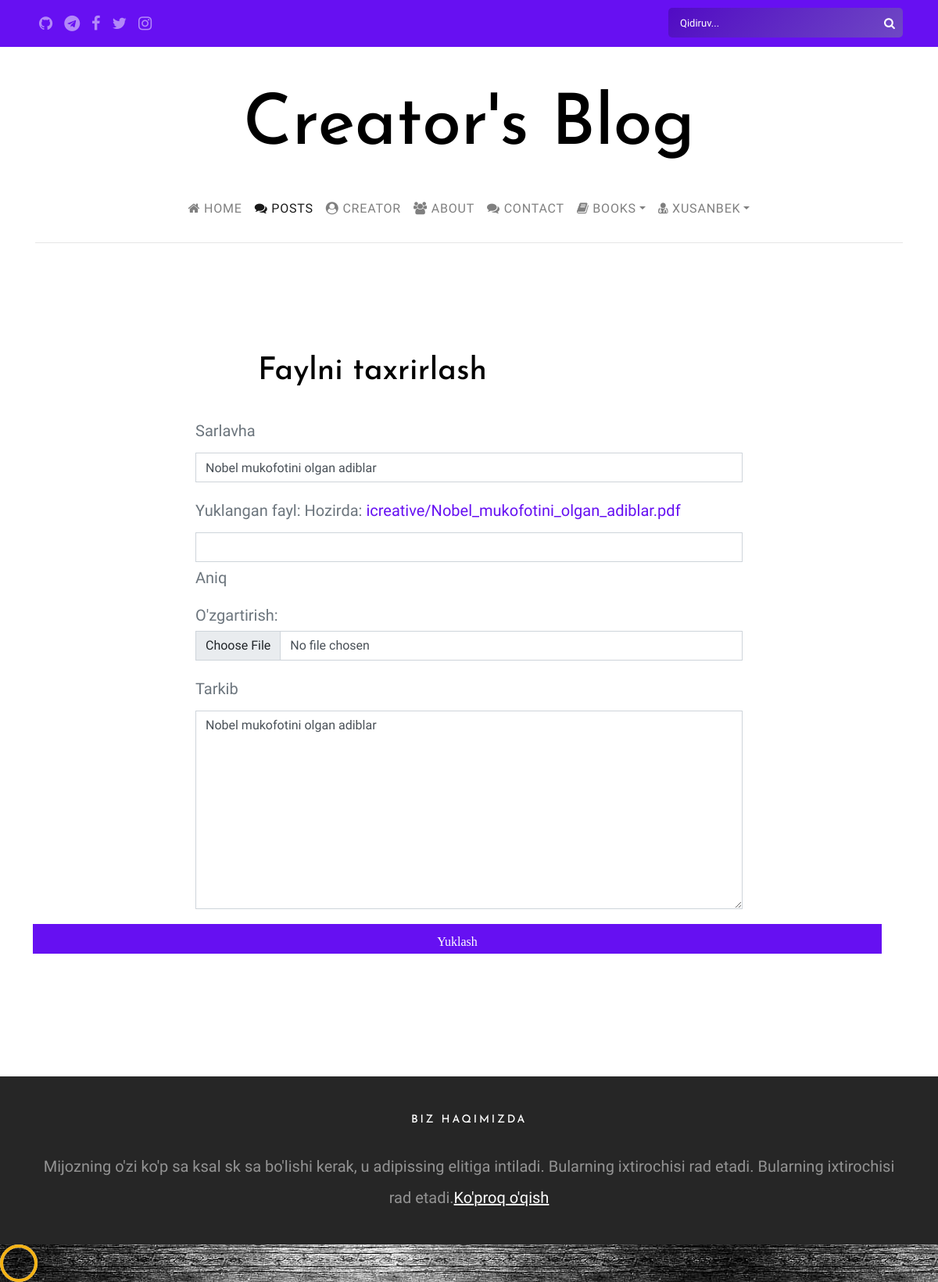
Before: /darslik/post/14/update/ (signed in) with the older database file.
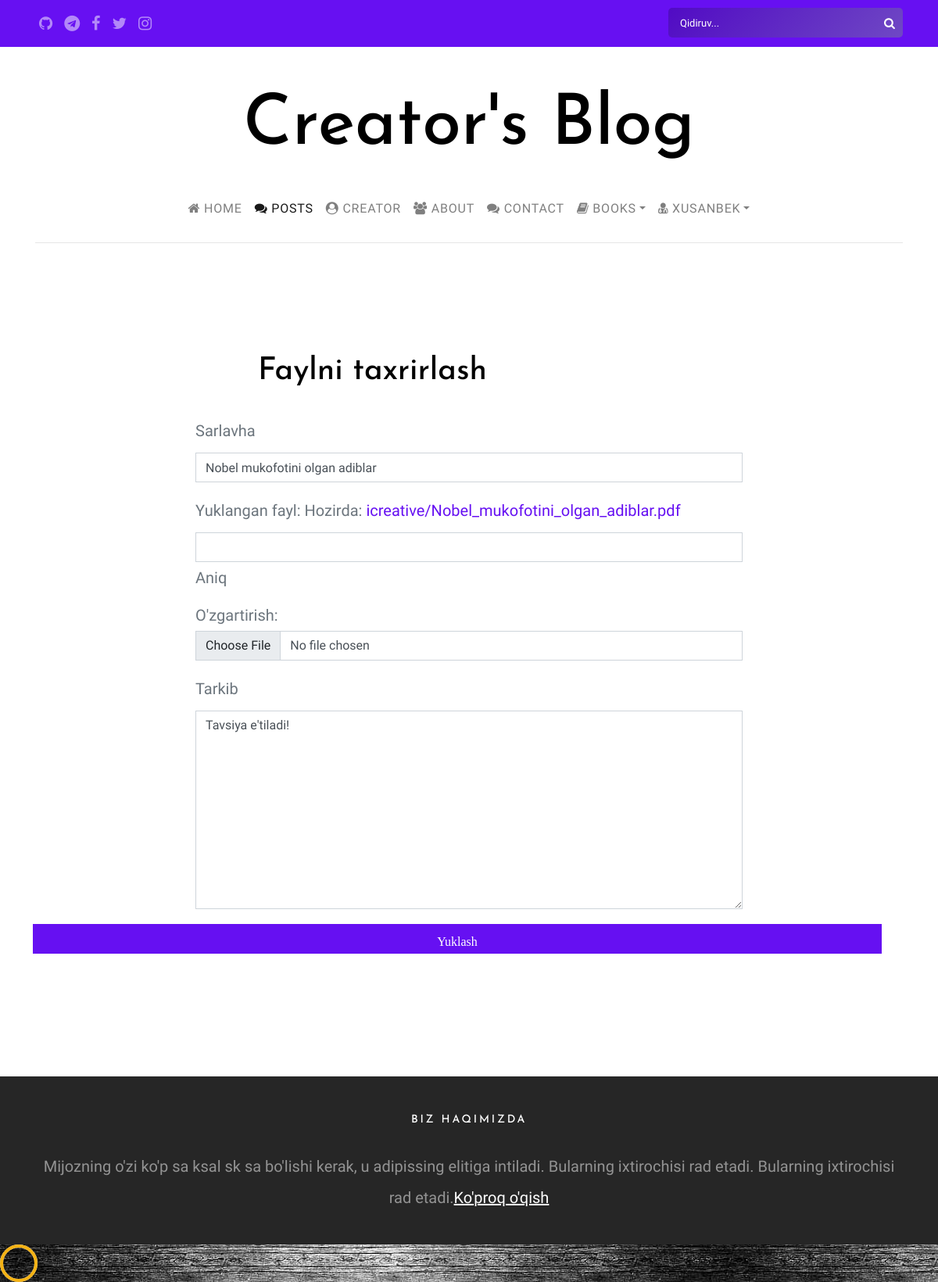
After: the same page with the newer database file.
### blog/models.py (models this page shows, shortened)
class Post(models.Model):
    title = models.CharField(max_length=100)
    file = models.FileField(null=True, blank=True, upload_to='icreative')
    content = models.TextField()
    date_posted = models.DateTimeField(default=timezone.now)
    author = models.ForeignKey(User, on_delete=models.CASCADE, related_name='posts')

### blog/views.py (the view, shortened to what this page needs)
# urls.py: path('post/<int:pk>/update/', PostUpdateView.as_view(), name='post-update'),
class PostUpdateView(LoginRequiredMixin, UserPassesTestMixin, UpdateView):
    model = Post
    template_name = 'blog/post_form.html'
    fields = ['title', 'content', 'file']
    def test_func(self):
        post = self.get_object()
        if self.request.user == post.author:
            return True
        return False

### blog/templates/blog/post_form.html (shortened to what this page needs)
{% extends 'partials/_base.html' %} {% load static %} {% block content %}
<section class="site-section">
    <div class="container">
        <div class="row mb-4">
            <div class="col-md-6 offset-md-3">
                <h1>Faylni taxrirlash</h1>
            </div>
        </div>
        <div class="row blog-entries">
            <div class="col-md-12 col-lg-8 offset-lg-2 main-content">
                <form method="POST" enctype="multipart/form-data">
                    <div class="col-md-12 form-group">
                        <label for="id_title">Sarlavha</label> {{ form.title }}
                    </div>
                    <div class="col-md-12 form-group">
                        <label for="id_file">Yuklangan fayl: </label> {{ form.file }}
                    </div>
                    <div class="col-md-12 form-group ">
                        <label for="id_content ">Tarkib</label> {{ form.content }} {{ form.media }}
                    </div>
            </div>
            <div class="row ">
                <div class="col-xl-12 form-group ">
                    <input type="submit" value="Yuklash " class="btn btn-primary  fas fa-download">
                </div>
            </div>
        </div>
        {% endblock %}

Changed rows visible on the page:
changed Post "Nobel mukofotini olgan adiblar": content "Nobel mukofotini olgan adiblar" → "Tavsiya e'tiladi!"
